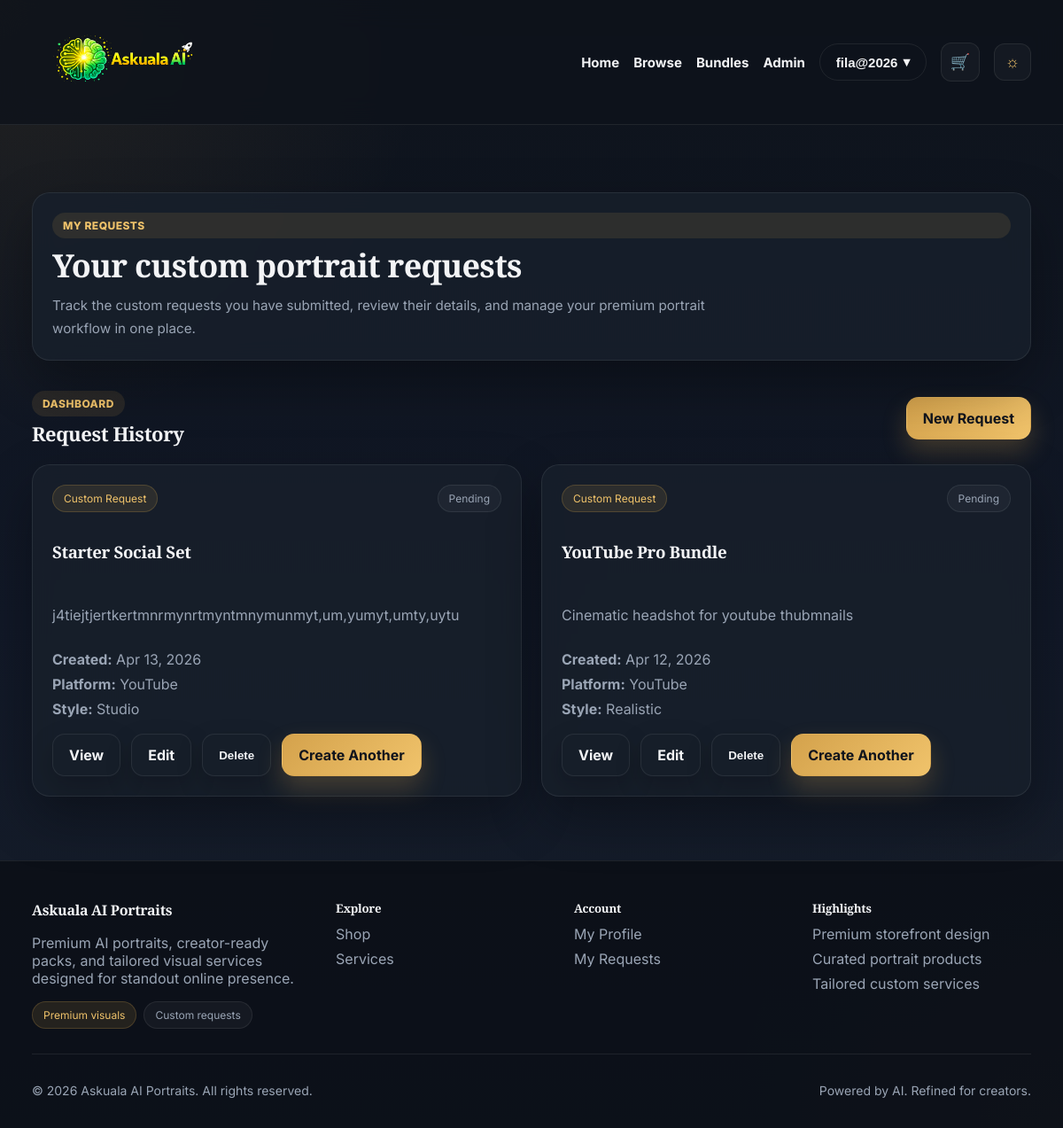
The app's page /services/requests/ (signed in), older data.
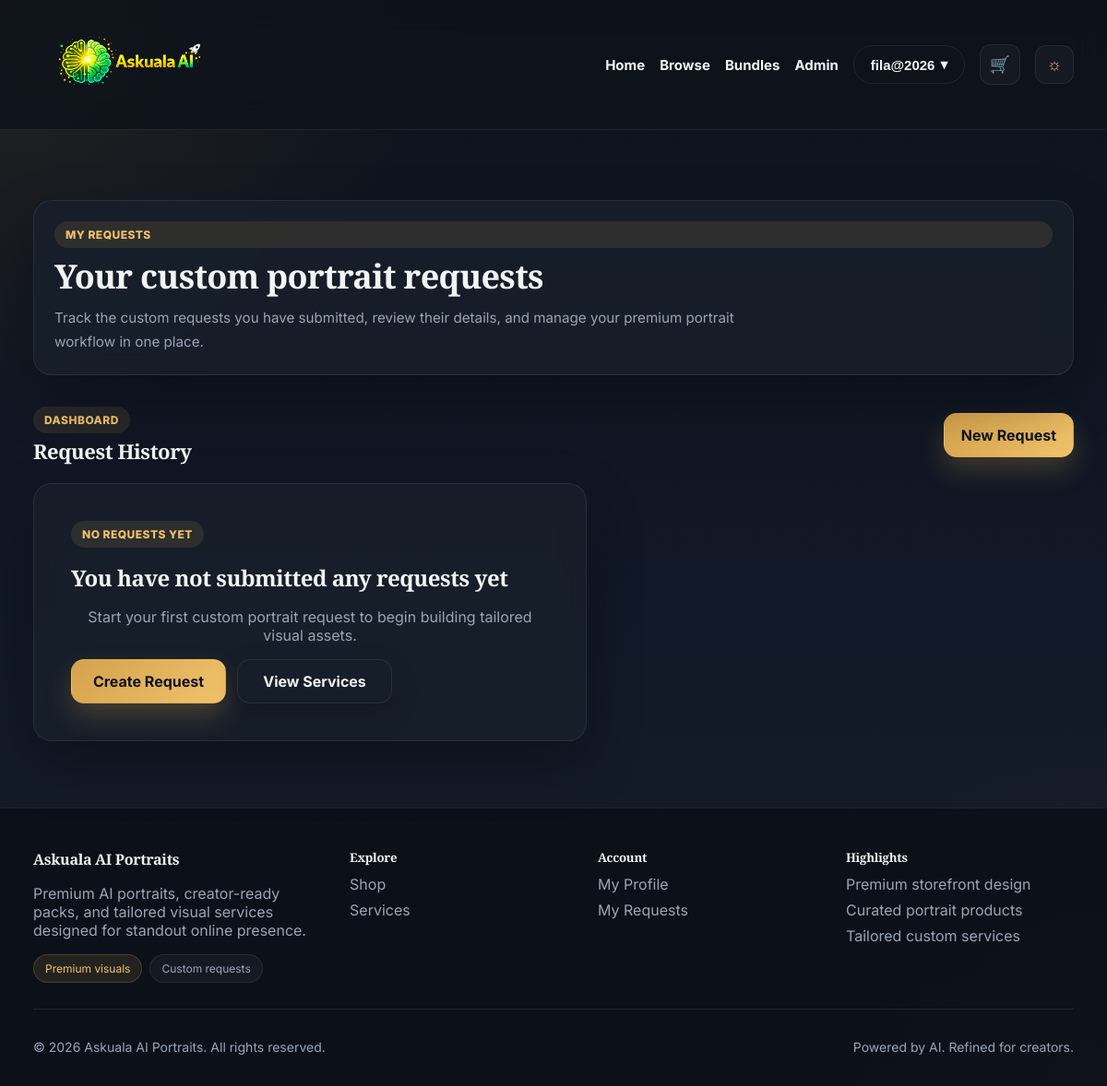
The same page, newer data.
### services/models.py (models this page shows, shortened)
class CustomRequest(models.Model):
    STATUS_CHOICES = [
        ('pending', 'Pending'),
        ('in_progress', 'In Progress'),
        ('completed', 'Completed'),
        ('cancelled', 'Cancelled'),
    ]
    STYLE_CHOICES = [
        ('realistic', 'Realistic'),
        ('cartoon', 'Cartoon'),
        ('cinematic', 'Cinematic'),
        ('studio', 'Studio'),
        ('other', 'Other'),
    ]
    PLATFORM_CHOICES = [
        ('instagram', 'Instagram'),
        ('facebook', 'Facebook'),
        ('tiktok', 'TikTok'),
        ('youtube', 'YouTube'),
        ('other', 'Other'),
    ]
    user = models.ForeignKey(
        settings.AUTH_USER_MODEL,
        on_delete=models.CASCADE,
        related_name='custom_requests'
    )
    package = models.ForeignKey(
        ServicePackage,
        on_delete=models.SET_NULL,
        null=True,
        blank=True,
        related_name='requests'
    )
    platform_type = models.CharField(max_length=20, choices=PLATFORM_CHOICES)
    style_choice = models.CharField(max_length=20, choices=STYLE_CHOICES)
    prompt_details = models.TextField()
    extra_notes = models.TextField(blank=True)
    total_price = models.DecimalField(max_digits=8, decimal_places=2, default=0.00)
    status = models.CharField(max_length=20, choices=STATUS_CHOICES, default='pending')
    created_at = models.DateTimeField(auto_now_add=True)
    updated_at = models.DateTimeField(auto_now=True)
    class Meta:
        ordering = ['-created_at']

class ServicePackage(models.Model):
    PLATFORM_CHOICES = [
        ('instagram', 'Instagram'),
        ('facebook', 'Facebook'),
        ('tiktok', 'TikTok'),
        ('youtube', 'YouTube'),
        ('other', 'Other'),
    ]
    name = models.CharField(max_length=100)
    image_url = models.URLField(blank=True, null=True)
    description = models.TextField()
    base_price = models.DecimalField(max_digits=8, decimal_places=2)
    number_of_images = models.PositiveIntegerField(default=10)
    turnaround_days = models.PositiveIntegerField(default=3)
    platform_type = models.CharField(max_length=20, choices=PLATFORM_CHOICES)
    is_active = models.BooleanField(default=True)
    created_at = models.DateTimeField(auto_now_add=True)
    class Meta:
        ordering = ['name']

### services/views.py (the view)
# urls.py: path('requests/', request_list, name='request_list'),
@login_required
def request_list(request):
    requests = CustomRequest.objects.filter(user=request.user).order_by('-created_at')
    return render(request, 'services/request_list.html', {'requests': requests})

### home/templatetags/nav_extras.py (called while the page is built)
@register.filter
def starts_with(value, arg):
    try:
        return str(value).startswith(str(arg))
    except Exception:
        return False

### shop/context_processors.py (called while the page is built)
def cart_count(request):
    cart = request.session.get('cart', {})
    count = sum(item.get('quantity', 0) for item in cart.values())
    return {
        'cart_count': count,
    }

### templates/services/request_list.html (shortened to what this page needs)
{% extends "base.html" %}
{% block content %}
<section class="section">
    <div class="card-soft page-intro-card">
        <span class="badge accent">My Requests</span>
        <h1>Your custom portrait requests</h1>
        <p class="muted">
            Track the custom requests you have submitted, review their details,
            and manage your premium portrait workflow in one place.
        </p>
    </div>
</section>
<section class="section">
    <div class="section-head">
        <div>
            <span class="badge">Dashboard</span>
            <h2>Request History</h2>
        </div>
        <a href="{% url 'create_request' %}" class="btn-primary">New Request</a>
    </div>
    {% if requests %}
        <div class="request-premium-grid">
            {% for request in requests %}
                <article class="card-floating request-premium-card">
                    <div class="request-card-top">
                        <span class="pill accent">Custom Request</span>
                        {% if request.status %}
                            <span class="pill">{{ request.get_status_display }}</span>
                        {% endif %}
                    </div>
                    <h3>{{ request.package.name|default:"Custom package" }}</h3>
                    {% if request.prompt_details %}
                        <p class="muted">{{ request.prompt_details|truncatewords:28 }}</p>
                    {% else %}
                        <p class="muted">
                            Custom AI portrait request submitted for a tailored premium result.
                        </p>
                    {% endif %}
                    <div class="request-meta">
                        {% if request.created_at %}
                            <p><strong>Created:</strong> {{ request.created_at|date:"M d, Y" }}</p>
                        {% endif %}
                        {% if request.platform_type %}
                            <p><strong>Platform:</strong> {{ request.get_platform_type_display }}</p>
                        {% endif %}
                        {% if request.style_choice %}
                            <p><strong>Style:</strong> {{ request.get_style_choice_display }}</p>
                        {% endif %}
                    </div>
                    <div class="service-actions">
                        <a href="{% url 'request_detail' request.id %}" class="btn-secondary">View</a>
                        <a href="{% url 'edit_request' request.id %}" class="btn-secondary">Edit</a>
                        <form method="post" action="{% url 'delete_request' request.id %}" class="inline-form">
                            <button type="submit" class="btn-secondary">Delete</button>
                        </form>
                        <a href="{% url 'create_request' %}" class="btn-primary">Create Another</a>
                    </div>
                </article>
            {% endfor %}
        </div>
    {% else %}
        <div class="empty-state premium-empty-state">
            <span class="badge accent">No Requests Yet</span>
            <h2>You have not submitted any requests yet</h2>
            <p class="muted">
                Start your first custom portrait request to begin building tailored visual assets.
            </p>
            <div class="cta-row">
                <a href="{% url 'create_request' %}" class="btn-primary">Create Request</a>
                <a href="{% url 'service_list' %}" class="btn-secondary">View Services</a>
            </div>
        </div>
    {% endif %}
</section>
{% endblock %}

### templates/base.html (shortened to what this page needs)
{% load static %}
<!DOCTYPE html>
<html lang="en" data-theme="dark">
<head>
    <link rel="stylesheet" href="{% static 'css/style.css' %}?v=20260413">
</head>
<body>
    <div class="page-shell">
        {% include 'includes/navbar.html' %}
        <main class="container site-main">
            {% block content %}
            {% endblock %}
        </main>
        <footer class="site-footer">
    <div class="container footer-grid">
        <div class="footer-brand-block">
            <h4>Askuala AI Portraits</h4>
            <p>
                Premium AI portraits, creator-ready packs, and tailored visual services
                designed for standout online presence.
            </p>
            <div class="tag-row footer-tag-row">
                <span class="pill accent">Premium visuals</span>
                <span class="pill">Custom requests</span>
            </div>
        </div>
        <div>
            <h5>Explore</h5>
            <ul>
                <li><a href="{% url 'product_list' %}">Shop</a></li>
                <li><a href="{% url 'service_list' %}">Services</a></li>
            </ul>
        </div>
        <div>
            <h5>Account</h5>
            <ul>
                {% if user.is_authenticated %}
                    <li><a href="{% url 'profile' %}">My Profile</a></li>
                    <li><a href="{% url 'request_list' %}">My Requests</a></li>
                {% else %}
                    <li><a href="{% url 'signup' %}">Sign up</a></li>
                    <li><a href="{% url 'login' %}">Log in</a></li>
                {% endif %}
            </ul>
        </div>
        <div>
            <h5>Highlights</h5>
            <ul>
                <li><span>Premium storefront design</span></li>
                <li><span>Curated portrait products</span></li>
                <li><span>Tailored custom services</span></li>
            </ul>
        </div>
    </div>
    <div class="container footer-bottom">
        <p>© 2026 Askuala AI Portraits. All rights reserved.</p>
        <p>Powered by AI. Refined for creators.</p>
    </div>
</footer>
    </div>
</body>
</html>

### templates/includes/navbar.html (shortened to what this page needs)
{% load static nav_extras %}
<header class="site-header">
    <nav class="site-nav container">
        <a href="{% url 'home' %}" class="brand-link" aria-label="Askuala AI Portraits home">
            <img
                src="{% static 'img/askuala-logo.png' %}"
                alt="Askuala AI Portraits"
                class="logo logo-large"
            >
        </a>
        {% url 'home' as home_url %}
        {% url 'browse' as browse_url %}
        {% url 'ai_bundles' as ai_bundles_url %}
        {% url 'cart_view' as cart_url %}
        <ul class="nav-menu">
            <li><a href="{{ home_url }}" class="{% if request.path == home_url %}active{% endif %}">Home</a></li>
            <li><a href="{{ browse_url }}" class="{% if request.path|starts_with:browse_url %}active{% endif %}">Browse</a></li>
            <li><a href="{{ ai_bundles_url }}" class="{% if request.path|starts_with:ai_bundles_url %}active{% endif %}">Bundles</a></li>
            {% if user.is_staff %}
                <li><a href="{% url 'admin:index' %}" target="_blank" rel="noopener">Admin</a></li>
            {% endif %}
            {% if user.is_authenticated %}
                <li class="nav-user">
                    <button class="nav-btn nav-btn-outline nav-user-toggle" aria-haspopup="true" aria-expanded="false">
                        {{ user.get_full_name|default:user.username }}
                        <span aria-hidden="true">▾</span>
                    </button>
                </li>
                <li>
                    <a href="{{ cart_url }}" class="cart-nav-link {% if request.path|starts_with:cart_url %}active{% endif %}" aria-label="View cart">
                        <span class="cart-nav-icon">🛒</span>
                    </a>
                </li>
            {% else %}
                <li><a href="{% url 'signup' %}" class="nav-btn nav-btn-outline">Sign Up</a></li>
                <li><a href="{% url 'login' %}" class="nav-btn nav-btn-solid">Login</a></li>
            {% endif %}
            <li>
                <button id="themeToggle" class="theme-toggle" aria-label="Toggle theme">☼</button>
            </li>
        </ul>
    </nav>
</header>

Row changes from the older to the newer data that the page shows:
removed CustomRequest: status "Pending", package.name "Starter Social Set", prompt_details "j4tiejtjertkertmnrmynrtmyntmnymunmyt,um,yumyt,umty,uytu", created_at "Apr 13, 2026", platform_type "YouTube", style_choice "Studio"
removed CustomRequest: status "Pending", package.name "YouTube Pro Bundle", prompt_details "Cinematic headshot for youtube thubmnails", created_at "Apr 12, 2026", platform_type "YouTube", style_choice "Realistic"
Text that changed along with them:
text now shown: "NO REQUESTS YET You have not submitted any requests yet Start your first custom portrait request to begin building tailored visual assets. Create Request View Services"
